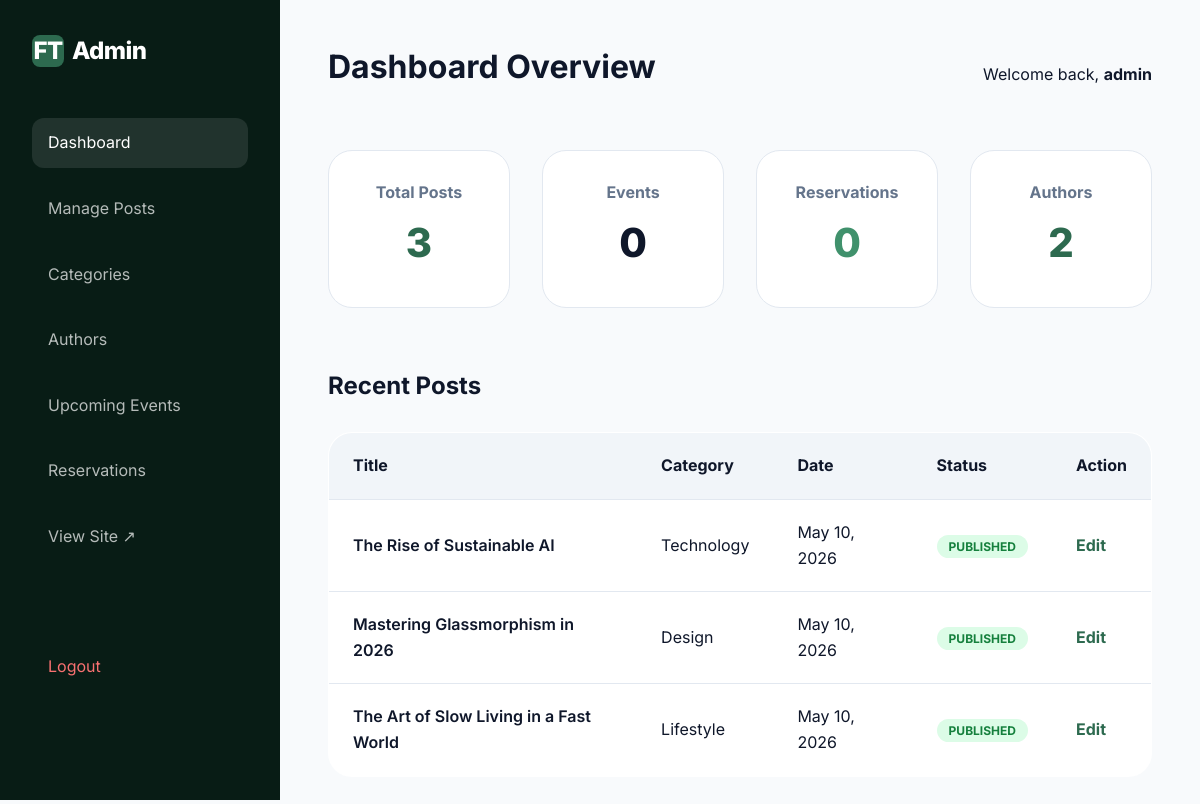
The page /admin/index.php (signed in) on the database its author committed.
### tables this page shows
CREATE TABLE IF NOT EXISTS posts (
    id INT AUTO_INCREMENT PRIMARY KEY,
    category_id INT,
    author_id INT,
    title VARCHAR(255) NOT NULL,
    slug VARCHAR(255) NOT NULL UNIQUE,
    content TEXT NOT NULL,
    excerpt TEXT,
    featured_image VARCHAR(255),
    status ENUM('draft', 'published') DEFAULT 'draft',
    featured BOOLEAN DEFAULT FALSE,
    created_at TIMESTAMP DEFAULT CURRENT_TIMESTAMP,
    updated_at TIMESTAMP DEFAULT CURRENT_TIMESTAMP ON UPDATE CURRENT_TIMESTAMP,
    FOREIGN KEY (category_id) REFERENCES categories(id) ON DELETE SET NULL,
    FOREIGN KEY (author_id) REFERENCES authors(id) ON DELETE SET NULL
);

CREATE TABLE IF NOT EXISTS categories (
    id INT AUTO_INCREMENT PRIMARY KEY,
    name VARCHAR(255) NOT NULL,
    slug VARCHAR(255) NOT NULL UNIQUE,
    description TEXT,
    image VARCHAR(255),
    created_at TIMESTAMP DEFAULT CURRENT_TIMESTAMP
);

### functions.php (called while the page is built, shortened)
<?php
require_once 'config.php';
function format_date($date) {
    return date('M d, Y', strtotime($date));
}
function e($text) {
    return htmlspecialchars($text, ENT_QUOTES, 'UTF-8');
}
function get_all_posts_admin() {
    global $pdo;
    $stmt = $pdo->query("SELECT p.*, c.name as category_name, a.name as author_name
                         FROM posts p
                         LEFT JOIN categories c ON p.category_id = c.id
                         LEFT JOIN authors a ON p.author_id = a.id
                         ORDER BY p.created_at DESC");
    return $stmt->fetchAll();
}
function get_authors() {
    global $pdo;
    $stmt = $pdo->query("SELECT * FROM authors ORDER BY name ASC");
    return $stmt->fetchAll();
}
function get_all_events() {
    global $pdo;
    $stmt = $pdo->query("SELECT * FROM events ORDER BY event_date ASC");
    return $stmt->fetchAll();
}
function get_all_reservations() {
    global $pdo;
    $stmt = $pdo->query("SELECT r.*, e.title as event_title
                         FROM reservations r
                         JOIN events e ON r.event_id = e.id
                         ORDER BY r.created_at DESC");
    return $stmt->fetchAll();
}

### admin/index.php (the view, shortened to what this page needs)
<?php
require_once '../functions.php';
$posts = get_all_posts_admin();
$events = get_all_events();
$reservations = get_all_reservations();
$authors = get_authors();
?>
<!DOCTYPE html>
<html lang="en">
<head>
    <link rel="stylesheet" href="../assets/css/style.css">
</head>
<body>
    <aside class="admin-sidebar">
        <div class="logo">
            <div class="logo-icon">FT</div>
            <span>Admin</span>
        </div>
        <ul class="sidebar-nav">
            <li><a href="index.php" class="active">Dashboard</a></li>
            <li><a href="posts.php">Manage Posts</a></li>
            <li><a href="categories.php">Categories</a></li>
            <li><a href="authors.php">Authors</a></li>
            <li><a href="events.php">Upcoming Events</a></li>
            <li><a href="reservations.php">Reservations</a></li>
            <li><a href="../index.php" target="_blank">View Site ↗</a></li>
            <li style="margin-top: 5rem;"><a href="logout.php" style="color: #f87171;">Logout</a></li>
        </ul>
    </aside>
    <main class="admin-main">
        <div style="display: flex; justify-content: space-between; align-items: center; margin-bottom: 3rem;">
            <h1>Dashboard Overview</h1>
            <p>Welcome back, <strong><?php echo e($_SESSION['admin_username']); ?></strong></p>
        </div>
        <div class="grid" style="grid-template-columns: repeat(4, 1fr); gap: 2rem;">
            <div class="stat-card">
                <h4 style="color: var(--text-muted); margin-bottom: 0.5rem;">Total Posts</h4>
                <div style="font-size: 2.5rem; font-weight: 800; color: var(--primary-700);"><?php echo count($posts); ?></div>
            </div>
            <div class="stat-card">
                <h4 style="color: var(--text-muted); margin-bottom: 0.5rem;">Events</h4>
                <div style="font-size: 2.5rem; font-weight: 800; color: var(--amber-600);"><?php echo count($events); ?></div>
            </div>
            <div class="stat-card">
                <h4 style="color: var(--text-muted); margin-bottom: 0.5rem;">Reservations</h4>
                <div style="font-size: 2.5rem; font-weight: 800; color: var(--primary-600);"><?php echo count($reservations); ?></div>
            </div>
            <div class="stat-card">
                <h4 style="color: var(--text-muted); margin-bottom: 0.5rem;">Authors</h4>
                <div style="font-size: 2.5rem; font-weight: 800; color: var(--primary-700);"><?php echo count($authors); ?></div>
            </div>
        </div>
        <h2 style="margin-top: 4rem;">Recent Posts</h2>
        <table class="admin-table">
            <thead>
                <tr>
                    <th>Title</th>
                    <th>Category</th>
                    <th>Date</th>
                    <th>Status</th>
                    <th>Action</th>
                </tr>
            </thead>
            <tbody>
                <?php foreach (array_slice($posts, 0, 5) as $post): ?>
                <tr>
                    <td style="font-weight: 600;"><?php echo e($post['title']); ?></td>
                    <td><?php echo e($post['category_name']); ?></td>
                    <td><?php echo format_date($post['created_at']); ?></td>
                    <td>
                        <span class="status-pill status-<?php echo $post['status']; ?>">
                            <?php echo $post['status']; ?>
                        </span>
                    </td>
                    <td>
                        <a href="post_edit.php?id=<?php echo $post['id']; ?>" style="color: var(--primary-700); font-weight: 700;">Edit</a>
                    </td>
                </tr>
                <?php endforeach; ?>
            </tbody>
        </table>
    </main>
</body>
</html>

### assets/css/style.css (style rules this page uses)
:root { --primary-900: #081c15; --primary-800: #1b4332; --primary-700: #2d6a4f; --primary-600: #40916c; --primary-500: #52b788; --primary-400: #74c69d; --primary-300: #95d5b2; --primary-200: #b7e4c7; --primary-100: #d8f3dc; --bg-light: #f8fafc; --bg-white: #ffffff; --text-dark: #0f172a; --text-muted: #64748b; --border: #e2e8f0; --shadow-sm: 0 1px 2px 0 rgb(0 0 0 / 0.05); --shadow-md: 0 4px 6px -1px rgb(0 0 0 / 0.1), 0 2px 4px -2px rgb(0 0 0 / 0.1); --shadow-lg: 0 10px 15px -3px rgb(0 0 0 / 0.1), 0 4px 6px -4px rgb(0 0 0 / 0.1); --glass: rgba(255, 255, 255, 0.8); --transition: all 0.3s cubic-bezier(0.4, 0, 0.2, 1); }
* { margin: 0; padding: 0; box-sizing: border-box; }
body { font-family: 'Inter', sans-serif; background-color: var(--bg-light); color: var(--text-dark); line-height: 1.6; overflow-x: hidden; }
a { text-decoration: none; color: inherit; transition: var(--transition); }
ul { list-style: none; }
h1, h2, h3, h4, h5, h6 { font-weight: 700; line-height: 1.2; margin-bottom: 1rem; }
.logo { font-size: 1.5rem; font-weight: 800; letter-spacing: -0.025em; display: flex; align-items: center; gap: 0.5rem; }
.logo-icon { width: 32px; height: 32px; background: var(--primary-700); border-radius: 8px; display: flex; align-items: center; justify-content: center; color: white; }
.grid { display: grid; grid-template-columns: repeat(auto-fill, minmax(350px, 1fr)); gap: 2.5rem; }

### admin/index.php (style rules this page uses)
:root { --sidebar-width: 280px; }
body { display: flex; background: #f8fafc; }
.admin-sidebar { width: var(--sidebar-width); height: 100vh; background: var(--primary-900); color: white; position: fixed; padding: 2rem; }
.admin-main { margin-left: var(--sidebar-width); flex: 1; padding: 3rem; }
.sidebar-nav { margin-top: 3rem; list-style: none; }
.sidebar-nav li { margin-bottom: 1rem; }
.sidebar-nav a { color: rgba(255,255,255,0.7); text-decoration: none; display: block; padding: 0.75rem 1rem; border-radius: 0.75rem; transition: all 0.3s ease; }
.sidebar-nav a:hover, .sidebar-nav a.active { background: rgba(255,255,255,0.1); color: white; }
.stat-card { background: white; padding: 2rem; border-radius: 1.5rem; border: 1px solid var(--border); text-align: center; }
.admin-table { width: 100%; background: white; border-radius: 1.5rem; border: 1px solid var(--border); border-collapse: collapse; overflow: hidden; margin-top: 2rem; }
.admin-table th, .admin-table td { padding: 1.25rem 1.5rem; text-align: left; border-bottom: 1px solid var(--border); }
.admin-table th { background: #f1f5f9; font-weight: 700; }
.status-pill { padding: 0.25rem 0.75rem; border-radius: 1rem; font-size: 0.75rem; font-weight: 700; text-transform: uppercase; }
.status-published { background: #dcfce7; color: #15803d; }

### rows shown on the page
posts: title "The Rise of Sustainable AI", category.name "Technology", created_at "May 10, 2026", status "PUBLISHED"
posts: title "Mastering Glassmorphism in 2026", category.name "Design", created_at "May 10, 2026", status "PUBLISHED"
posts: title "The Art of Slow Living in a Fast World", category.name "Lifestyle", created_at "May 10, 2026", status "PUBLISHED"

### other values the page prints
$_SESSION['admin_username'] "admin"
count($posts) "3"
count($events) "0"
count($reservations) "0"
count($authors) "2"
